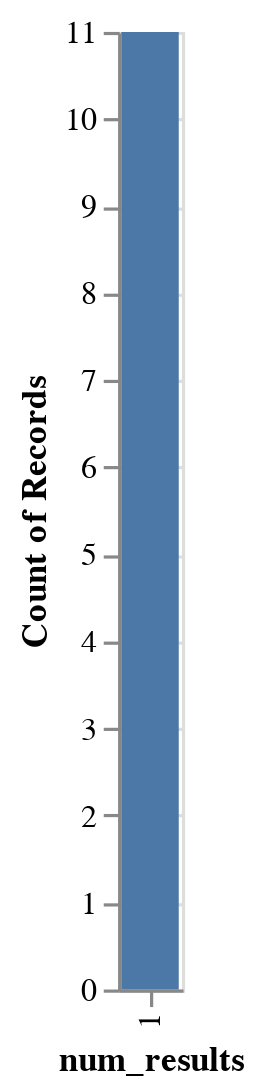

Write notebook code for a chart like this one.
### Code cell
bars = alt.Chart(df).mark_bar().encode(
    x='num_results:O', 
    y=alt.Y('count(num_results):Q'), 
)
bars

### Figure 1 — Vega-Lite specification as saved in the notebook (floating-point values rounded to 4 significant figures)
{"config": {"view": {"continuousWidth": 400, "continuousHeight": 300}}, "data": {"name": "data-5217874c03ccae3d51588c7de9412edc"}, "mark": "bar", "encoding": {"x": {"field": "num_results", "type": "ordinal"}, "y": {"aggregate": "count", "field": "num_results", "type": "quantitative"}}, "$schema": "https://vega.github.io/schema/vega-lite/v4.17.0.json", "datasets": {"data-5217874c03ccae3d51588c7de9412edc": [{"nodes": "A, B, C", "nodes_num": 3, "nodes_constraints": "EB", "edges": "A -> B, B -> C, C -> A", "edges_num": 3, "edges_constraints": "weight, CX", "sketch_mat": [[0, 1, 0], [0, 0, 1], [1, 0, 0]], "num_results": 1, "timestamp": 1682000000.0}, {"nodes": "A, B, C", "nodes_num": 3, "nodes_constraints": "bodyId", "edges": "B -> A, B -> C, A -> B, C -> A", "edges_num": 4, "edges_constraints": "", "sketch_mat": [[0, 1, 0], [1, 0, 1], [1, 0, 0]], "num_results": 1, "timestamp": 1682000000.0}, {"nodes": "A, B, C", "nodes_num": 3, "nodes_constraints": "CRE(L)", "edges": "A -> C, A -> B, B -> C", "edges_num": 3, "edges_constraints": "weight", "sketch_mat": [[0, 1, 1], [0, 0, 1], [0, 0, 0]], "num_results": 1, "timestamp": 1682000000.0}, {"nodes": "A, B, C", "nodes_num": 3, "nodes_constraints": "CX", "edges": "A -> B, B -> C, C -> A", "edges_num": 3, "edges_constraints": "weight, CX", "sketch_mat": [[0, 1, 0], [0, 0, 1], [1, 0, 0]], "num_results": 1, "timestamp": 1682000000.0}, {"nodes": "A, B, C", "nodes_num": 3, "nodes_constraints": "EB, type", "edges": "B -> A, B -> C, A -> B, C -> A", "edges_num": 4, "edges_constraints": "EB, LX(R), CX", "sketch_mat": [[0, 1, 0], [1, 0, 1], [1, 0, 0]], "num_results": 1, "timestamp": 1681000000.0}, {"nodes": "A, B, C, D", "nodes_num": 4, "nodes_constraints": "MB(R), aL(R)", "edges": "B -> A, C -> A, A -> D, A -> C", "edges_num": 4, "edges_constraints": "MB(R), weight", "sketch_mat": [[0, 0, 1, 1], [1, 0, 0, 0], [1, 0, 0, 0], [0, 0, 0, 0]], "num_results": 1, "timestamp": 1682000000.0}, {"nodes": "A, B, C", "nodes_num": 3, "nodes_constraints": "LAL(R), type", "edges": "A -> C, B -> C, C -> B, C -> A, A -> B", "edges_num": 5, "edges_constraints": "", "sketch_mat": [[0, 1, 1], [0, 0, 1], [1, 1, 0]], "num_results": 1, "timestamp": 1682000000.0}, {"nodes": "A, B, C", "nodes_num": 3, "nodes_constraints": "type", "edges": "A -> B, A -> C, B -> C", "edges_num": 3, "edges_constraints": "EB", "sketch_mat": [[0, 1, 1], [0, 0, 1], [0, 0, 0]], "num_results": 1, "timestamp": 1682000000.0}, {"nodes": "A, B, C", "nodes_num": 3, "nodes_constraints": "bodyId", "edges": "A -> B, B -> C, C -> A", "edges_num": 3, "edges_constraints": "", "sketch_mat": [[0, 1, 0], [0, 0, 1], [1, 0, 0]], "num_results": 1, "timestamp": 1682000000.0}, {"nodes": "A, B, C", "nodes_num": 3, "nodes_constraints": "type", "edges": "A -> C, C -> B, B -> A", "edges_num": 3, "edges_constraints": "weight", "sketch_mat": [[0, 0, 1], [1, 0, 0], [0, 1, 0]], "num_results": 1, "timestamp": 1682000000.0}, {"nodes": "A, B, C, D", "nodes_num": 4, "nodes_constraints": "CX", "edges": "B -> C, A -> C, C -> D, D -> C", "edges_num": 4, "edges_constraints": "", "sketch_mat": [[0, 0, 1, 0], [0, 0, 1, 0], [0, 0, 0, 1], [0, 0, 1, 0]], "num_results": 1, "timestamp": 1682000000.0}]}}
